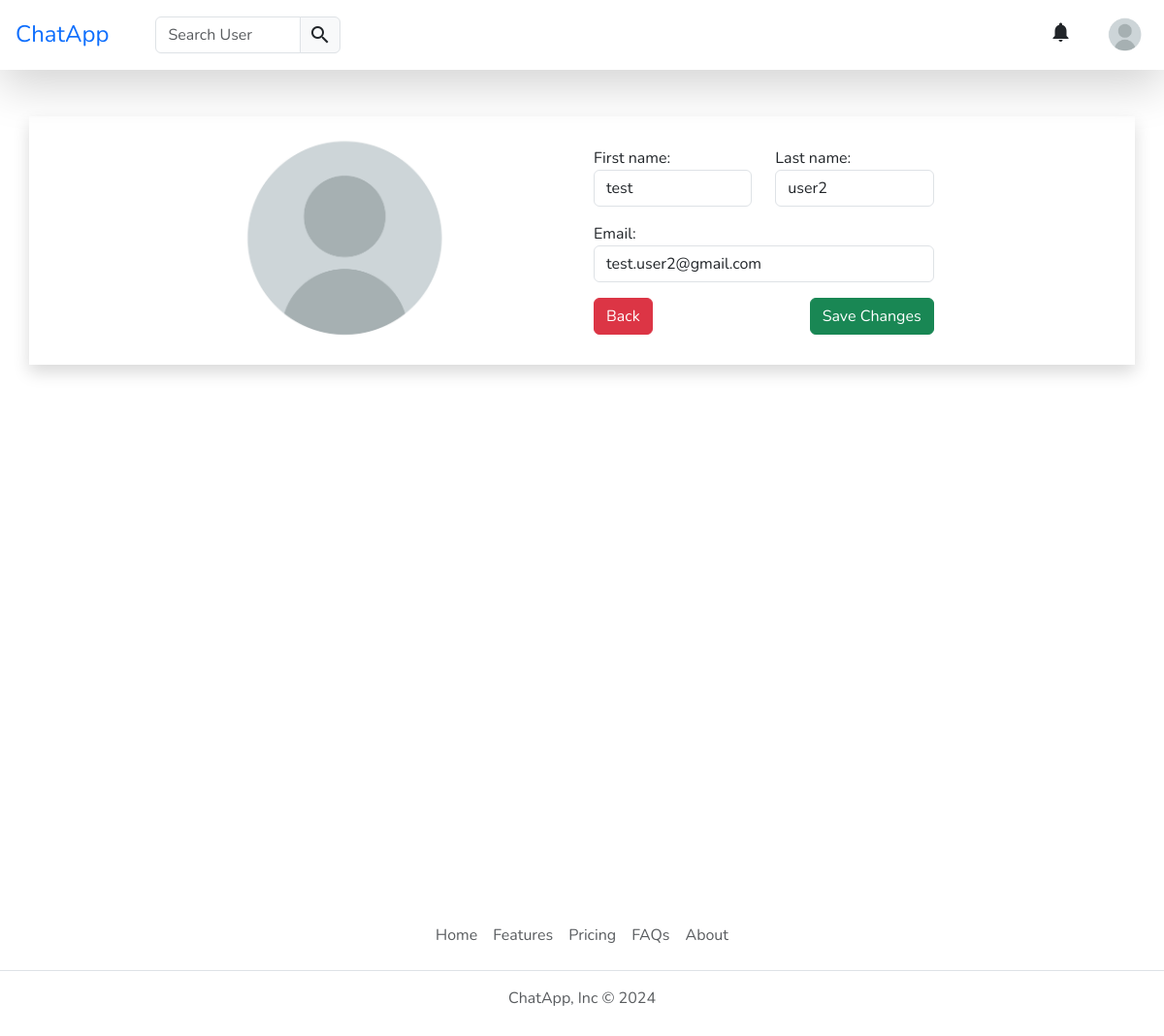
The app's page /account/edit/test.user2/ (signed in) with its own data.
### account/models.py (models this page shows, shortened)
class UserAccount(AbstractBaseUser):
    id = models.CharField(
            max_length=8,
            primary_key=True,
            default=generate_unique_username
    )
    first_name = models.CharField(
        max_length=10,
        blank=False,
        null=False
    )
    last_name = models.CharField(
        max_length=10,
        blank=False,
        null=False
    )
    username = models.CharField(max_length=30, unique=True)
    email = models.EmailField(
        verbose_name="email",
        max_length=60,
        unique=True
    )
    date_joined = models.DateTimeField(
        verbose_name='date joined',
        auto_now_add=True,
        editable=False
    )
    last_login = models.DateTimeField(
        verbose_name='last login',
        auto_now=True
    )
    is_admin = models.BooleanField(default=False)
    is_active = models.BooleanField(default=True)
    is_staff = models.BooleanField(default=False)
    is_superuser = models.BooleanField(default=False)
    profile_image = models.ImageField(
        max_length=255,
        upload_to=get_profile_image_filepath,
        default=get_profile_image,
        null=True,
        blank=True
    )
    USERNAME_FIELD = 'username'
    REQUIRED_FIELDS = ['first_name','last_name','email',]
    objects = UserAccountManager()

### account/views.py (the view, shortened to what this page needs)
class ProfileEditView(LoginRequiredMixin, UpdateView):
    def get(self, request, *args, **kwargs):
        form = UserUpdateForm(instance=request.user)
        return render(request, 'account/edit.html', {'form': form})

### account/forms.py
class UserUpdateForm(forms.ModelForm):
    class Meta:
        model = UserAccount
        fields = ['first_name', 'last_name', 'email', 'profile_image']
        widgets = {
            'first_name': forms.TextInput(attrs={'class': 'form-control', 'autofocus':'true'}),
            'last_name': forms.TextInput(attrs={'class': 'form-control'}),
            'email': forms.EmailInput(attrs={'class': 'form-control'}),
            'profile_image': forms.FileInput(attrs={'class':'form-control d-none', 'onchange':'readURL(this)'})
        }

### account/templates/account/edit.html (shortened to what this page needs)
{% extends "base.html" %}
{% load static %}
{% block content %}
<link type="text/css" rel="stylesheet" href="{% static 'cropperjs/dist/cropper.min.css' %}">
<div class="container h-full">
	<div class="row mt-5 justify-content-center h-100 shadow p-2">
		<div class="col-md-6 col-lg-4 col-12">
			<div class="d-flex justify-content-center justify-content-md-start">
				<div class="position-relative edit" style="width: 30dvh; height: 30dvh;">
					<img class="rounded-circle w-100 h-100 img_edit" src="{{ request.user.profile_image.url }}?{{ request.user.last_login|date:'U' }}"
						alt="Profile Image" loading="lazy" >
				</div>
			</div>
		</div>
		<div class="col-md-6 col-lg-4 col-10">
			<div class="h-100 w-100 d-md-flex d-lg-flex flex-column justify-content-center mt-3 mt-md-0 mt-lg-0">
				<form spellcheck="false" enctype="multipart/form-data" method="POST">
					<div class="row">
						<div class="col">
							{{ form.first_name.label_tag }}
							{{ form.first_name }}
						</div>
						<div class="col">
							{{ form.last_name.label_tag }}
							{{ form.last_name }}
						</div>
					</div>
					<div class="form-group mt-3">
						{{ form.email.label_tag }}
						{{ form.email }}
					</div>
					<div class="mt-3">
						<a href="{% url 'account:profile' request.user.username %}" class="float-start">
							<button type="button" class="btn btn-danger">
								Back
							</button>
						</a>
						<button type="submit" class="btn btn-success float-end">Save Changes</button>
					</div>
				</form>
			</div>
		</div>
	</div>
</div>
{% endblock content %}

### templates/snippets/header.html (shortened to what this page needs)
{% load static %}
{% load humanize %}
<header class="p-3 shadow-lg mb-3 sticky-top z-3">
	<div class="bs5-container-fluid">
		<div class="row justify-content-between align-items-center">
			<div
				class="col-md-6 col-lg-6 col-12 d-flex flex-md-row flex-lg-row flex-row justify-content-between justify-content-md-start mb-md-0 mb-lg-0 mb-3">
				<a class="fs-4 me-md-5 me-lg-5 mb-md-0 mb-lg-0" href="/">ChatApp</a>
				<form class="col-8 col-md-6 col-lg-4" autocomplete="off" role="search" method="post">
					<div class="input-group">
						<input class="form-control" type="search" name="search" id="user_search"
							placeholder="Search User" maxlength="10" />
						<div class="input-group-text user-select-none px-2">
							<span class="material-icons">search</span>
						</div>
					</div>
				</form>
			</div>
			<div
				class="col-md-4 col-lg-3 col-12 d-flex flex-row justify-content-between align-items-center user-select-none px-3">
				<button
					class="btn d-flex align-items-center switch-theme w-50 text-primary justify-content-start justify-content-lg-end justify-content-md-end ps-0">
				</button>
				{% if request.user.is_authenticated %}
				<div id="notifications" class="dropdown text-end">
					<button type="button" class="btn position-relative align-items-center dropdown-toggle p-1 border-0" data-bs-toggle="dropdown" aria-expanded="false">
						<span class="material-icons">notifications</span>
					</button>
				</div>
				<div class="dropdown text-end">
					<a href="#" class="d-block link-body-emphasis text-decoration-none dropdown-toggle"
						data-bs-toggle="dropdown" aria-expanded="false">
						<img src="{{request.user.profile_image.url}}" alt="User Profile Image" width="40" height="40"
							class="rounded-circle" loading="lazy" />
					</a>
				</div>
			</div>
			{% endif %}
		</div>
	</div>
</header>

### templates/base.html (style rules this page uses)
* { font-family: "Nunito", sans-serif; }
a { cursor: pointer !important; text-decoration: none !important; color: invert; }
div.h-full { min-height: 100dvh !important; }

### templates/snippets/header.html (style rules this page uses)
.dropdown-toggle::after { display: none; }

### records on screen
UserAccount: user.profile_image (placeholder picture), first_name "test", last_name "user2", email "test.user2@gmail.com"
